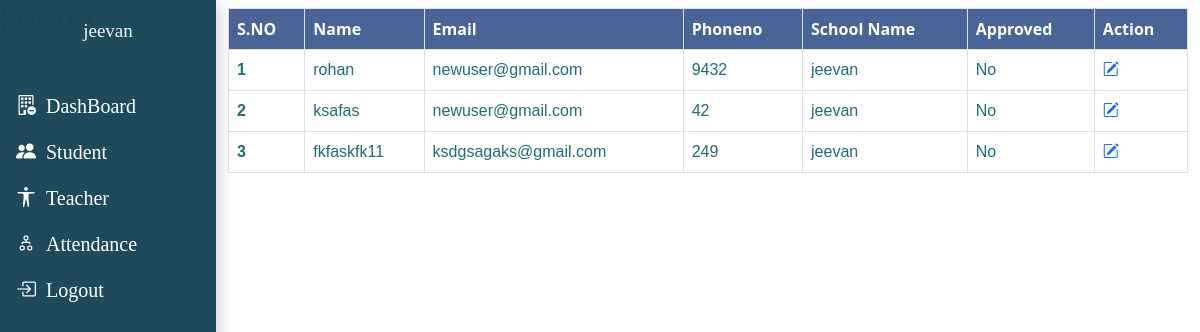
The page /school/teacherApproveList (signed in) on the database its author committed.
### Auth/models.py (models this page shows)
class User(AbstractUser):
    name=models.CharField(max_length=60)
    types=models.CharField(max_length=50,choices=ROLES,default="admin")
    def __str__(self):
        return self.username

### teacher/models.py (models this page shows)
class TeacherProfileModel(models.Model):
    name=models.CharField(max_length=80)
    author=models.ForeignKey('Auth.User',on_delete=models.CASCADE)
    email=models.EmailField()
    phoneNo=models.BigIntegerField()
    schoolName=models.ForeignKey('school.SchoolProfileModel',on_delete=models.CASCADE,related_name="teacherSchool")
    profile=models.ImageField(upload_to="teacherProfile",null=True,blank=True)
    address=models.TextField()
    salary=models.IntegerField(blank=True,null=True)
    teacherVerifyBySchool=models.CharField(max_length=20,default='NotVerify',choices=VERIFY)
    city=models.ForeignKey('student.city',on_delete=models.CASCADE,related_name="teacherCity")
    state=models.ForeignKey('student.state',on_delete=models.CASCADE,related_name="teacherState")
    role=models.CharField(max_length=100)
    teachOfClass=models.CharField(max_length=20)
    totalOfStudent=models.ManyToManyField('student.StudentProfileModel',null=True,blank=True)
    def __str__(self):
        return self.name

### school/models.py (models this page shows, shortened)
class SchoolProfileModel(models.Model):
    name=models.CharField(max_length=100)
    slug=models.SlugField(max_length=100,blank=True)
    address = models.TextField(null=True, blank=True)
    author = models.ForeignKey('Auth.User', on_delete=models.SET_NULL, related_name='authorSProfile', null=True, blank=True)
    authAdmin = models.OneToOneField('Auth.User',on_delete=models.CASCADE, related_name='authAdminSPM', null=True, blank=True)
    udiseCode=models.CharField(null=True,blank=True,unique=True,max_length=70)
    district=models.CharField(null=True,blank=True,max_length=100)
    block=models.CharField(null=True,blank=True,max_length=100)
    village=models.CharField(null=True,blank=True,max_length=100)
    schoolLogo=models.ImageField(upload_to="schoolLogo",null=True,blank=True)
    pinCode=models.IntegerField(null=True,blank=True)
    schoolCategory=models.CharField(null=True,blank=True,max_length=50)
    principalName=models.CharField(null=True,blank=True,max_length=50)
    principalMobile=models.BigIntegerField(null=True,blank=True)
    principalEmail=models.EmailField(null=True,blank=True,max_length=50)
    spocName=models.CharField(null=True,blank=True,max_length=50)
    spocMobile=models.BigIntegerField(null=True,blank=True)
    spocEmail=models.EmailField(null=True,blank=True,max_length=50)
    publish = models.DateTimeField(default=timezone.now)
    created = models.DateTimeField(auto_now_add=True)
    updated = models.DateTimeField(auto_now=True)
    status = models.CharField(max_length=10, choices=STATUS_CHOICES, default='draft')

### school/views.py (the view)
# urls.py: path('teacherApproveList',views.TeacherApproveView,name="TeacherApprovelist"),
def TeacherApproveView(request):
    teacherList=TeacherProfileModel.objects.filter(schoolName__author=request.user,teacherVerifyBySchool='NotVerify')
    print(teacherList)
    context={
        'teacherlist':teacherList
    }
    return render(request,"base/teacherapprovelist.html",context)

### school/templates/base/teacherapprovelist.html
{% extends 'base/schoolBase.html' %}
{% block content %}
{% if teacherlist %}
<table class="table table-bordered my-2">
    <thead style="background-color: rgb(73, 100, 150);color: white;text-transform: capitalize;"">
      <tr>
        <th scope="col">S.NO</th>
        <th scope="col">Name</th>
        <th scope="col">email</th>
        <th scope="col">phoneno</th>
        <th scope="col">school Name</th>
        <th scope="col">Approved</th>
        <th scope="col">Action</th>
      </tr>
    </thead>
    <tbody>
        {% for teacherdata in teacherlist %}
      <tr style="color:rgb(30, 109, 119);font-size: 16px;font-family: 'Franklin Gothic Medium', 'Arial Narrow', Arial, sans-serif;">
        <th scope="row">{{forloop.counter}}</th>
        <td>{{teacherdata.name}}</td>
        <td>{{teacherdata.email}}</td>
        <td>{{teacherdata.phoneNo}}</td>
        <td>{{teacherdata.schoolName.name}}</td>
        <td>{% if teacherdata.schoolbystudentVerify %}Yes{% else %} No{% endif %}</td>
        <td><a href="{% url 'school:editTeacherProfile' teacherdata.id %} "><i class="bi bi-pencil-square"></i></a></td>
      </tr>
      {% endfor %}
      {% else %}
      <h5 class="text-danger">No Data </h5>
     {% endif %}
    </tbody>
  </table>
{% endblock %}

### school/templates/base/schoolBase.html (shortened to what this page needs)
{% load static %}
<!DOCTYPE html>
<html lang="en">
<head>
    </head>
<body>
    {% if request.user.types == "school" %}
    <div class="main">
    <header class="NavContainer">
        <div class="container">
            <div class="row">
                <div class="col-12 ">
                    <div class="sidenav">
                            <div class="head_info">
                                <div class="SchoolInfo">
                                <h5>{{request.user}}</h5>
                                </div>
                            </div>
                        <nav class="NavBarItem">
                            <ul class="nav " id="navItem">
                                <li class="nav-item">
                                    <a href="{% url 'school:Dashboard' %}" class="nav-link"><i class="bi bi-building-dash "></i>DashBoard</a>
                                </li>
                                <li class="nav-item">
                                    <a href="{% url 'school:StudentDetaillist' %}" class="nav-link"><i class="bi bi-people-fill "></i>Student </a>
                                </li>
                                <li class="nav-item">
                                    <a href="{% url 'school:TeacherDetaillist' %}" class="nav-link"><i class="bi bi-universal-access "> </i>Teacher</a>
                                </li>
                                <li class="nav-item">
                                    <a href="{% url 'school:studentAttendanceList' %}" class="nav-link"><i class="bi bi-diagram-2"></i>Attendance</a>
                                </li>
                                <li class="nav-item">
                                    <a href="#" class="nav-link"> <i class="bi bi-box-arrow-in-right "></i>Logout</a>
                                </li>
                            </ul>
                        </nav>
                    </div>
                </div>
            </div>
        </div>
    </header>
    <section class="MainContainer">
        <div class="container">
            <div class="row ">
                <div class="col-12">
                    {% block content  %}
                    {% endblock %}
                </div>
            </div>
        </div>
    </section>
    </div>
 <footer>
    <h2>Footer</h2>
 </footer>
 {% endif %}
 <link rel="stylesheet" href="{% static 'css/style.css' %}">
    <link href="https://cdn.datatables.net/v/dt/dt-2.0.7/datatables.min.css" rel="stylesheet">
    <link rel="stylesheet" href="https://cdn.jsdelivr.net/npm/bootstrap-icons@1.11.3/font/bootstrap-icons.min.css">
    <link href="{% static 'bootstrap/bootstrap.css' %}" rel="stylesheet">
</body>
</html>

### school/static/css/style.css (style rules this page uses)
.NavContainer .sidenav { height:100%; width: 18%; position: fixed; z-index:1; top:0; left:0; background-color:#1e495afd; box-shadow: rgba(0, 0, 0, 0.24) 0px 3px 18px; overflow-x:hidden; padding-top:20px; }
.sidenav .head_info .SchoolInfo { display: flex; justify-content: center; align-items: center; gap: 12px; }
.sidenav .head_info .SchoolInfo h5 { color: #f1f1f1; font-size: 19px; font-family: Cambria, Cochin, Georgia, Times, 'Times New Roman', serif; }
.NavContainer { float: left; }
.NavContainer .NavBarItem .nav { margin-top: 2rem; display: flex; flex-direction: column; }
.NavContainer .NavBarItem .nav li { list-style-type: none; display: block; }
.NavContainer .NavBarItem .nav li a { font-size: 20px; font-family:fantasy; color:#ffffff; }
.NavContainer .NavBarItem .nav li a i { float: left; padding-right: 10px; }
.MainContainer { width: 82%; float: right; overflow: hidden; }

### rows shown on the page
TeacherProfileModel: name "rohan", email "newuser@gmail.com", phoneNo "9432", schoolName.name "jeevan"
TeacherProfileModel: name "ksafas", email "newuser@gmail.com", phoneNo "42", schoolName.name "jeevan"
TeacherProfileModel: name "fkfaskfk11", email "ksdgsagaks@gmail.com", phoneNo "249", schoolName.name "jeevan"

### other values the page prints
{{ request.user }} "jeevan"
